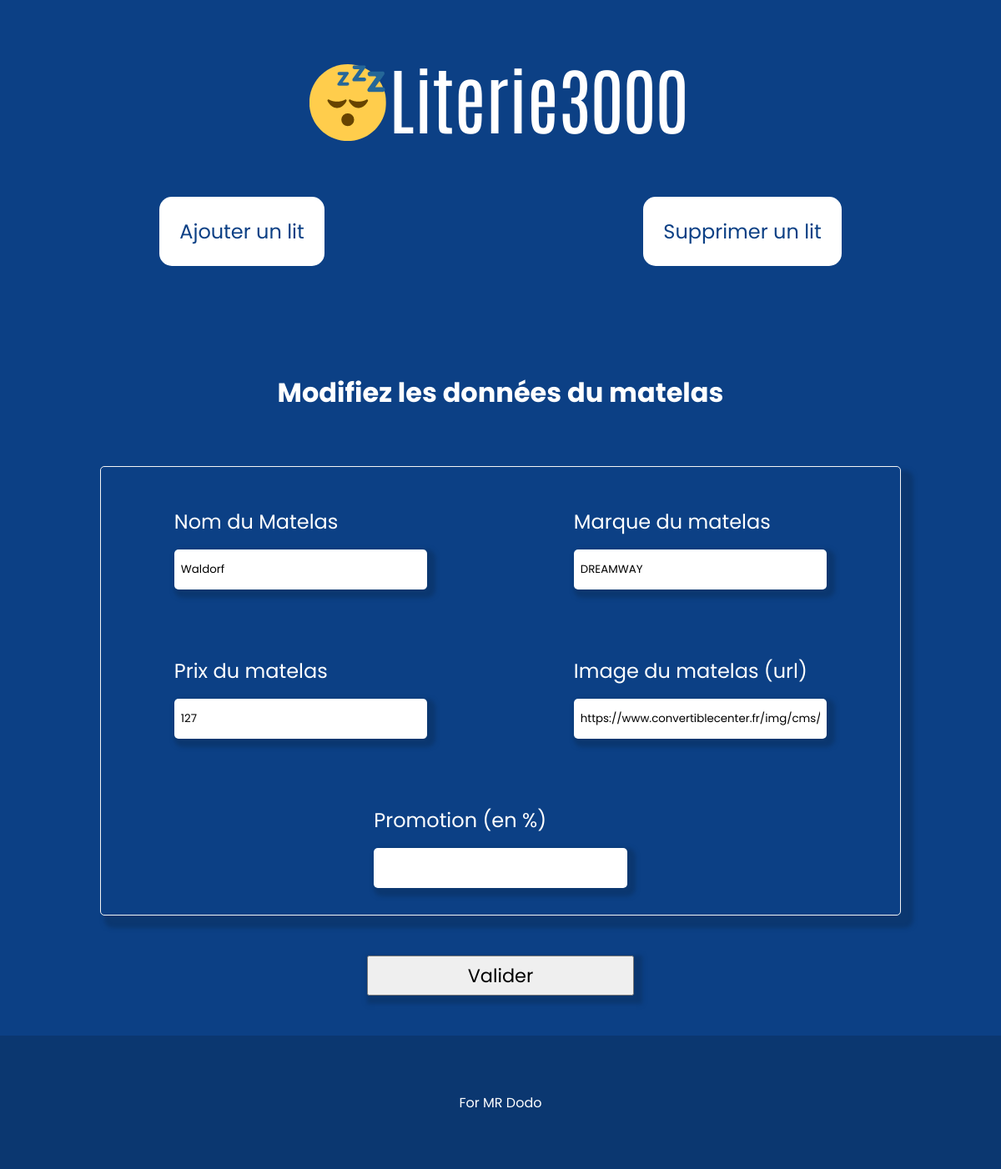
Before: /modify.php?id=2 with the older database file.
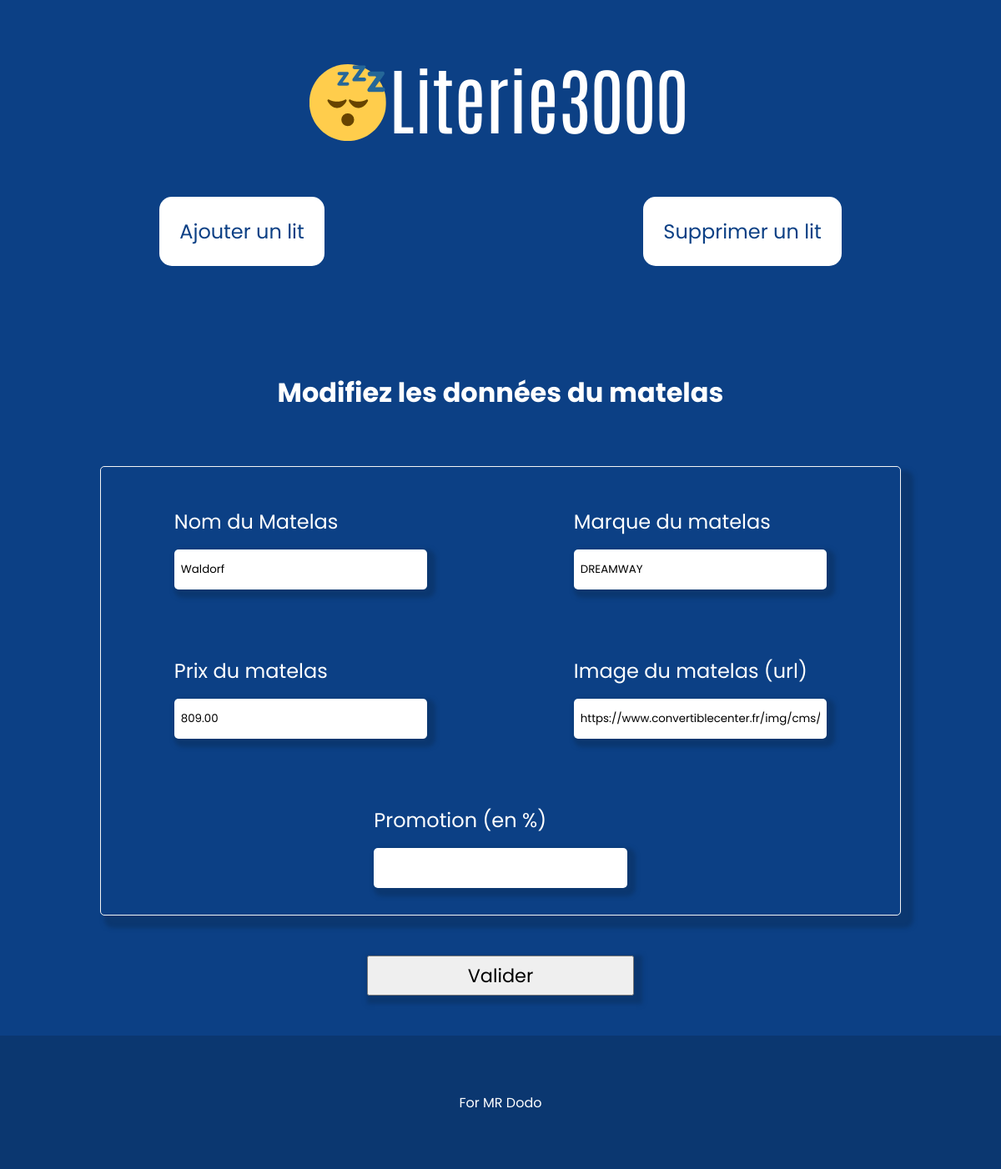
After: the same page with the newer database file.
### tables this page shows
create table lit(
id smallint primary key auto_increment,
name varchar(50) not null,
marque varchar(50) not null,
prix decimal(6,2) not null,
image varchar(500) not null,
promo tinyint(3)
);

### modify.php (the view, shortened to what this page needs)
<?php
$db = new PDO('mysql:host=localhost;dbname=litterie3000', "root", "");
if(isset($_GET["id"])){
    $id = $_GET["id"];
    $query = $db->prepare("SELECT * from lit WHERE id LIKE :id");
    $query->bindParam(":id", $id, PDO::PARAM_INT);
    $query->execute();
    $litselected = $query->fetch();
}
include("tpl/header.php")
?>
    <div class="container">
    <h1 class="fillFormTitle">Modifiez les données du matelas</h1>
    <form action="" method="post">
        <div class="container-form">
            <div class="form-group">
                <label for="nameMattress">Nom du Matelas</label>
                <input type="text" id="nameMattress" name="name" value="<?= $litselected["name"]?>">
            </div>
            <div class="form-group">
                <label for="markMattress">Marque du matelas</label>
                <input type="text" id="markMattress" name="mark" value="<?= $litselected["marque"]?>">
            </div>
            <div class="form-group">
                <label for="priceMattress">Prix du matelas</label>
                <input type="text" id="priceMattress" name="price" value="<?= $litselected["prix"]?>">
            </div>
            <div class="form-group">
                <label for="pictureMattress">Image du matelas (url)</label>
                <input type="text" id="pictureMattress" name="picture" value="<?= $litselected["image"]?>">
            </div>
            <div class="form-group">
                <label for="promoMattress">Promotion (en %)</label>
                <input type="text" id="promoMattress" name="promo" value="<?= $litselected["promo"]?>">
            </div>
        </div>
        <input type="submit" value="Valider" class="formsubmit">
    </form>
    </div>
    <?php
include("tpl/footer.php")
?>

Changed rows visible on the page:
changed lit "Waldorf": price "127" → "809.00"
